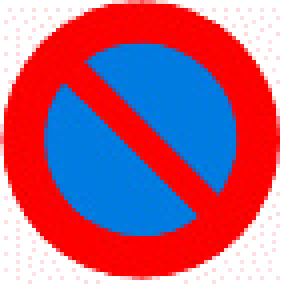
#> input picture trafikisaretleri/test/parketme-durma/14.png, 71 x 71 px (shown 4 times larger)
$ python -i halil_ibrahim_bestil.py   (imports and definitions only)   (older library calls are emulated)
#> lines starting #> are read from the running program, lines starting #| are printed output that depends on the picture; after the words box and inside, x2 and y2 are one past the last pixel; in counts of white or black regions, pixels touching at a corner belong together
# Name  : Halil İbrahim Bestil
# ID    : 15011013
# How to run?
#       - python3 halil_ibrahim_bestil.py
# Bulunan karakteristik özellikler :
#   - Tabelada mavi renk bulunması
#   - Tabela şekli (Üçgen,Daire)

from sklearn.metrics import confusion_matrix
from sklearn.metrics import accuracy_score
from sklearn.cluster import KMeans
import matplotlib.pyplot as plt
import numpy as np
import cv2

# Resimde bulunan shape'i tespit eder. Daire/Üçgen tipinde döndürür
def getImageShape(img):

    # convert the resized image to grayscale, blur it slightly,
    gray = cv2.cvtColor(img, cv2.COLOR_BGR2GRAY)
    blurred = cv2.GaussianBlur(gray, (5, 5), 10000)
    # Find thresh
    ret,thresh = cv2.threshold(blurred,127,255,1)
    # Find contours
    im2, contours, hierarchy = cv2.findContours(thresh,cv2.RETR_TREE,cv2.CHAIN_APPROX_SIMPLE)
    # Detect traffic sign type
    for cnt in contours:
        epsilon = 0.1*cv2.arcLength(cnt,True)
        approx = cv2.approxPolyDP(cnt,epsilon,True)
    if len(approx) < 4:
        return "notcircle"
    elif len(approx) >=4:
        return "circle"
# Resim içerisinde mavi ve kırmızı renkleri var/yok biçiminde döndürür
def getExistingColors(image):
    img = cv2.cvtColor(image, cv2.COLOR_BGR2RGB)
    img = img.reshape((img.shape[0] * img.shape[1],3)) #represent as row*column,channel number
    clt = KMeans(n_clusters=3) #cluster number
    clt.fit(img)
    hist = find_histogram(clt)
    r,b = getColorSimilarity(hist, clt.cluster_centers_)
    return r,b
# Renk benzerliğini bulan fonksiyon
def getColorSimilarity(hist, centroids):
    threshold = 124
    red = np.array([ 255,0,0])
    blue = np.array([ 0,0,255])
    black = np.array([0,0,0])
    r = 0
    b = 0

    for (percent, color) in zip(hist, centroids):

        if(ColorDistance(color.astype("uint8"),red.astype("uint8")) < threshold ):
            # RED
            r = 1
        elif (ColorDistance(color.astype("uint8"),blue.astype("uint8")) < threshold ):
            #BLUE
            b = 1
        if(ColorDistance(color.astype("uint8"),black.astype("uint8")) < 20 ):
            #BLACK (BUT NOT BLUE)
            b = 0
        #else:
            #print("CANNOT RESOLVE COLOR")

    return r,b
# iki rgb renk arasındaki euclidian farkını bulur
def ColorDistance(rgb1,rgb2):
    # Distance between two rgb colors
    d = abs((float(rgb1[0])-float(rgb2[0]))**2 + (float(rgb1[1])-float(rgb2[1]))**2 +(float(rgb1[2])-float(rgb2[2])))**(1/float(2))
    #print("d" ,d)
    return d
# Resimdeki renklerin tespiti için ara fonksiyon
def find_histogram(clt):
    """
    create a histogram with k clusters
    """
    numLabels = np.arange(0, len(np.unique(clt.labels_)) + 1)
    (hist, _) = np.histogram(clt.labels_, bins=numLabels)

    hist = hist.astype("float")
    hist /= hist.sum()

    return hist
# Test fonksiyonu
def test(w,testdata):
    t = np.array(testdata)
    return t.dot(w) >= 0
# Perceptron algoritması
# [10 lines left out: function perceptron, not called in this run]
# Dosyadan resmi okur ve preprocess aşamalarını yapar
def getdata(path):
    # Read image
    img = cv2.imread(path)
#> img is the input picture: shape (71, 71, 3); mean B, G, R 130, 100.3, 179.2
    # Detect shape
    shape = 1 if(getImageShape(img) == "circle") else 0
#> in getImageShape, `gray = cv2.cvtColor(img, cv2.COLOR_BGR2GRAY)`:
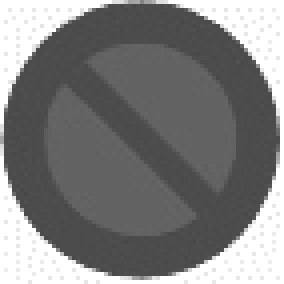
#> gray: shape (71, 71) (shown 4 times larger); min 71, max 255, mean 127.3
#> in getImageShape, `blurred = cv2.GaussianBlur(gray, (5, 5), 10000)`:
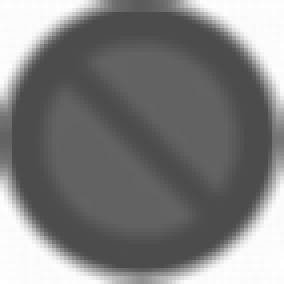
#> blurred: shape (71, 71) (shown 4 times larger); min 76, max 255, mean 126.4
#> in getImageShape, `ret,thresh = cv2.threshold(blurred,127,255,1)`:
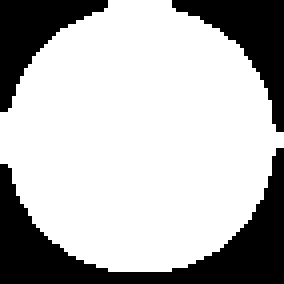
#> thresh: shape (71, 71) (shown 4 times larger); 71.7% white; 3 black regions
#> in getImageShape, `im2, contours, hierarchy = cv2.findContours(thresh,cv2.RETR_TREE,cv2.C..`: contours = 1 contour; box (x1, y1, x2, y2) and area: (0, 0, 71, 68) 3516
#> the loop in getImageShape, `for cnt in contours:` made 1 pass
#> (epsilon, approx) on pass 1: (22.77, [[27, 0], [0, 40], [46, 66], [70, 33]])
#> shape = 1
    # Detect colors (dominantcolor = 1 eğer resimde mavi renk varsa)
    r,b = getExistingColors(img)
#> r = 1; b = 1
    dominantColor = 1 if(b==1) else 0;
#> dominantColor = 1
    return [shape,dominantColor,-1]
# Epoch değeri 50 için confusion matrixini yazdırır
# [81 lines left out: functions main, getPredictionForEpochValue, not called in this run]


# [2 lines not run here, left out]

>>> result = getdata('trafikisaretleri/test/parketme-durma/14.png')
#> result = [1, 1, -1]

$ run again, on trafikisaretleri/test/parketme-durma/17.png
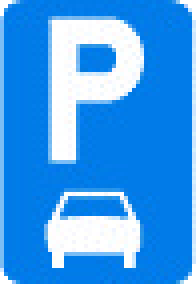
#> input picture trafikisaretleri/test/parketme-durma/17.png, 49 x 72 px (shown 4 times larger)
#> in getdata, img is the input picture: shape (72, 49, 3); mean B, G, R 237.6, 157.5, 67.3
#> in getImageShape, `blurred = cv2.GaussianBlur(gray, (5, 5), 10000)`:
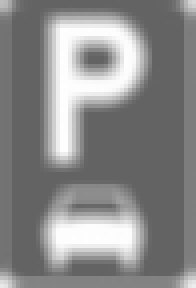
#> blurred: shape (72, 49) (shown 4 times larger); min 99, max 254, mean 137.2
#> in getImageShape, `ret,thresh = cv2.threshold(blurred,127,255,1)`:
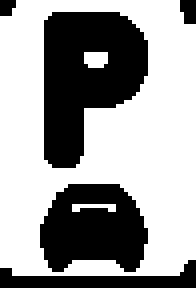
#> thresh: shape (72, 49) (shown 4 times larger); 61.9% white; 5 black regions (1 under 20 px)
#> contours = 5 contours, 2 with area under 20; largest, box (x1, y1, x2, y2) and area: (0, 0, 49, 69) 3215, (10, 2, 38, 43) 768, (9, 45, 38, 69) 504
#> the loop in getImageShape, `for cnt in contours:` made 5 passes
#> (epsilon, approx) on passes 1 to 5: (22.73, [[4, 0], [0, 66], [44, 68], [48, 6]]), (9.1, [[14, 47], [29, 45], [35, 66], [13, 68]]), (2.28, [[18, 51], [28, 52]]), (12.05, [[29, 2], [37, 18], [13, 42], [10, 5]]), (1.48, [[21, 13], [22, 16], [26, 15], [26, 13]])
#> shape = 1
#> r = 0; b = 1
#> result = [1, 1, -1]
